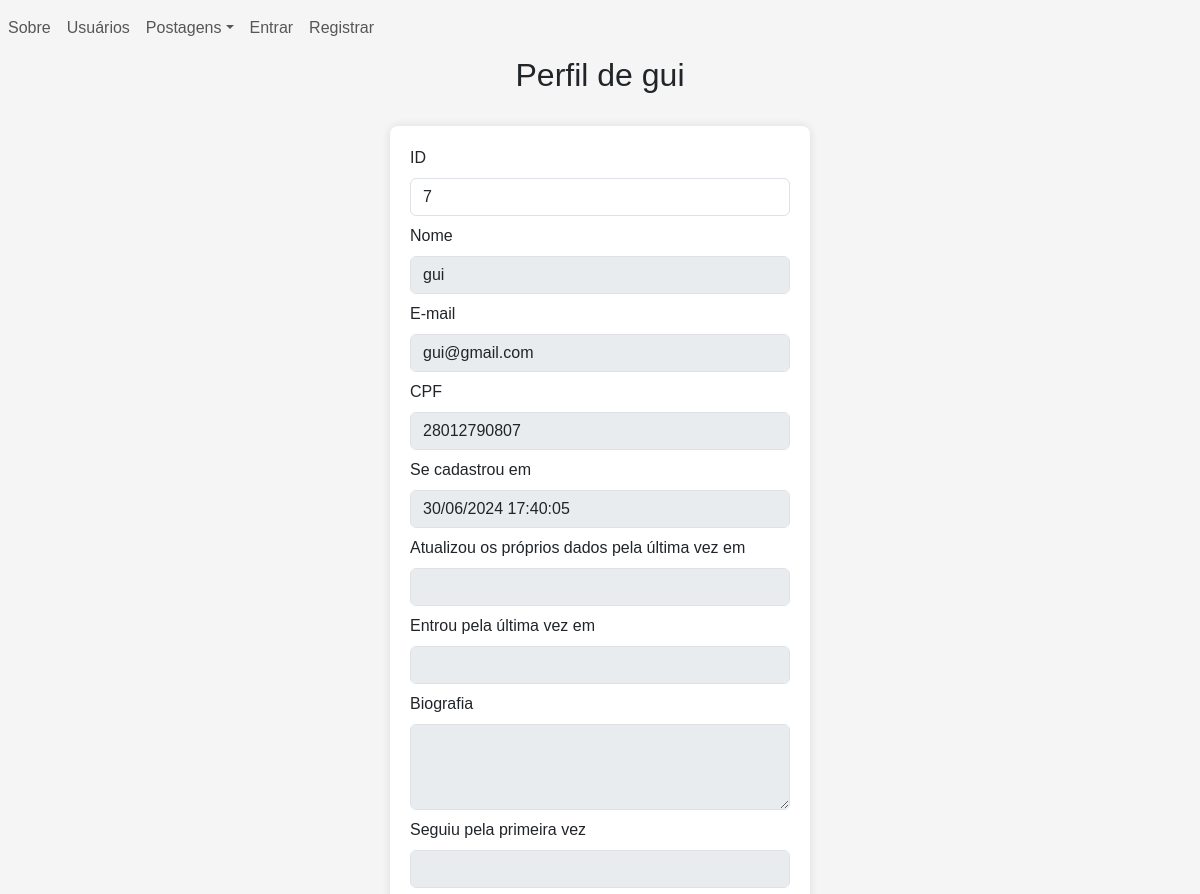
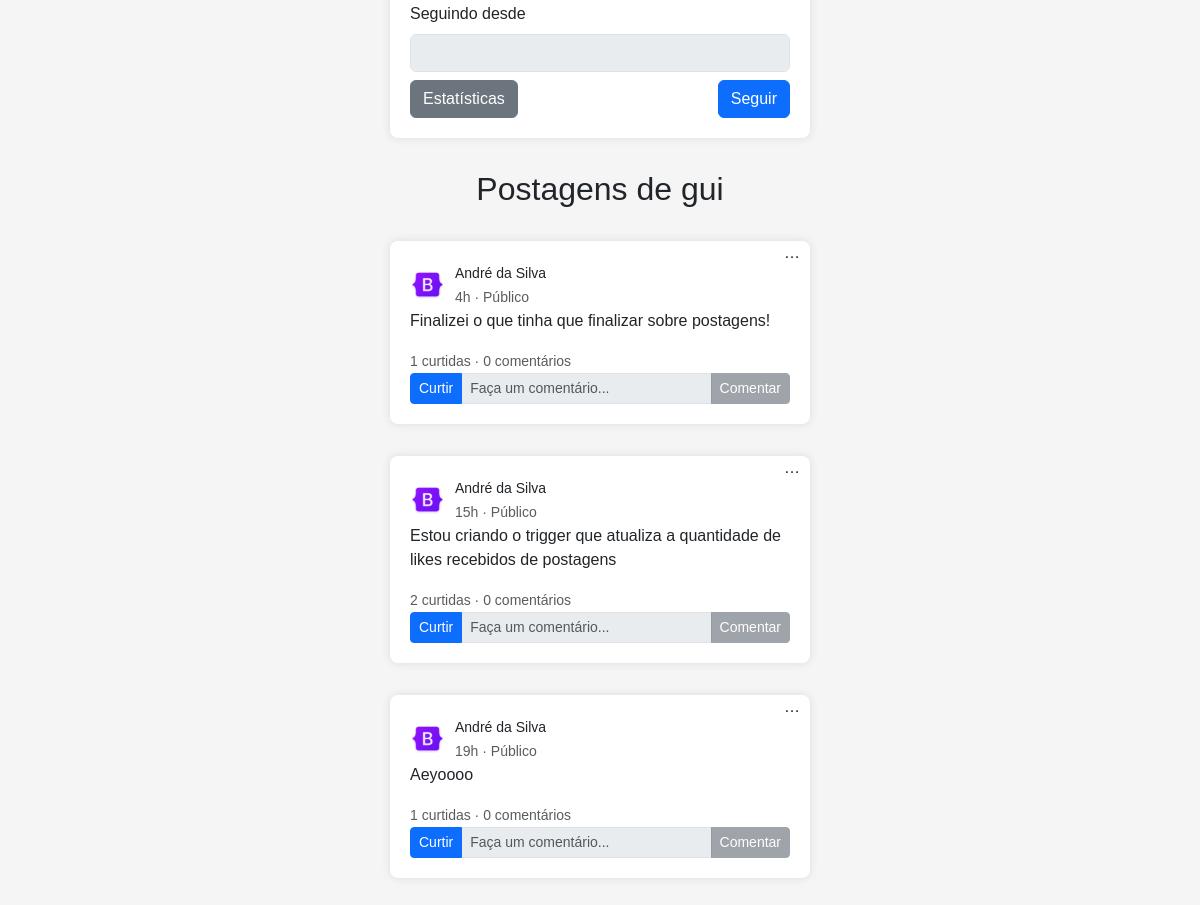
The app's page /users/profile.php?id=7 with its own data (2 pictures, top to bottom).
### tables this page shows
CREATE TABLE users (
    id INTEGER PRIMARY KEY AUTOINCREMENT,
    username VARCHAR(255) NOT NULL,
    email VARCHAR(255) NOT NULL UNIQUE,
    cpf VARCHAR(11) NOT NULL UNIQUE,
    created_at DATETIME DEFAULT CURRENT_TIMESTAMP,
    updated_at DATETIME
, pass VARCHAR(255) NOT NULL, bio VARCHAR(100), logged_at TIMESTAMP, adm boolean DEFAULT false);

CREATE TABLE posts (
    id INTEGER PRIMARY KEY AUTOINCREMENT,
    id_user INTEGER NOT NULL,
    text VARCHAR(100) NOT NULL,
    image_src VARCHAR(100),
    created_at TIMESTAMP DEFAULT CURRENT_TIMESTAMP,
    updated_at TIMESTAMP,
    total_comments INTEGER DEFAULT 0,
    total_likes INTEGER DEFAULT 0,
    FOREIGN KEY (id_user) REFERENCES users(id)
);

### src/back/config.php (called while the page is built, shortened)
<?php
    function get_posts(array $array = [], $single = false){
        $db = db_conn();
        $se_SQL = "SELECT * FROM post";
        if (!empty($array)) {
            $se_SQL .= " WHERE ";
            $conditions = [];
            foreach ($array as $col => $values) {
                $value_parts = explode(',',$values);
                foreach ($value_parts as $value) {
                    $marks[] = "$col LIKE ?";
                }
                $conditions[] = implode(" OR ",$marks);
            }
            $se_SQL .= implode(" AND ",$conditions);
        }
        $se_query = $db->prepare($se_SQL);
        if (!empty($array)) {
            $i = 1;
            foreach ($array as $col => $value) {
                foreach ($value_parts as $value) {
                    $se_query->bindValue($i,"%".trim(ucfirst($value))."%",SQLITE3_TEXT);
                    $i++;
                }
            }
        }
        $se_result = $se_query->execute();
        $posts = [];
        while ($row = $se_result->fetchArray(SQLITE3_ASSOC)) {
            $row['options'] = [
                ['text' => 'Visualizar','path' => POSTS_LINK.'crud/view_post.php']
            ];
            if (logged()) {
                if ($row['id_user'] == $_SESSION['user']['id']) {
                    $row['options'][] = ['text' => 'Editar','path' => POSTS_LINK.'crud/edit_post.php'];
                    $row['options'][] = ['text' => 'Deletar','path' => POSTS_LINK.'crud/delete_post.php'];
                }
                if ($db->querySingle("SELECT created_at FROM post_likes WHERE id_user = ".$_SESSION['user']['id']." AND id_post = ".$row['id']) == null) {
                    $row['liked'] = false;
                }else{
                    $row['liked'] = true;
                }
            }else{
                $row['liked'] = false;
            }
            $row['posted_at'] = time_ago($row['created_at']);
            $posts[] = $row;
        }
        return $single ? $posts[0] : $posts;
    }
    function time_ago($datetime) {
        $now = new DateTime('now', new DateTimeZone('America/Sao_Paulo'));
        $post_time = new DateTime($datetime, new DateTimeZone('UTC'));
        $post_time->setTimezone(new DateTimeZone('America/Sao_Paulo'));
        $interval = $now->diff($post_time);
        $hours = $interval->h;
        $days = $interval->d;
        $weeks = floor($interval->days / 7);
        $months = $interval->m + ($interval->y * 12);
        $years = $interval->y;
        if ($hours > 0) {
            return $hours."h";
        }
        return "Agora";
    }
    function format_date($date_string){
        return $date_string != null ? date('d/m/Y H:i:s',strtotime($date_string)) : "";
    }
    function logged(){
        return isset($_SESSION['user']);
    }
    function db_conn(){
        $db = new SQLite3(SRC_URL.'back/database.sqlite',SQLITE3_OPEN_READWRITE);
        return $db;
    }
    function get_users(array $array = [], $single = false){
        $db = db_conn();
        $se_SQL = "SELECT * FROM users";
        if (!empty($array)) {
            $se_SQL .= " WHERE ";
            $conditions = [];
            foreach ($array as $col => $values) {
                if (!empty($values)) {
                    $value_parts = explode(',',$values);
                    foreach ($value_parts as $value) {
                        $marks[] = str_contains($col,"id") ? "$col = ?" : "$col LIKE ?";
                    }
                    $conditions[] = implode(" OR ",$marks);
                }
            }
            $se_SQL .= implode(" AND ",$conditions);
        }
        $se_query = $db->prepare($se_SQL);
        if (!empty($array)) {
            $i = 1;
            foreach ($array as $col => $value) {
                if (!empty($value)) {
                    foreach ($value_parts as $value) {
                        if (str_contains($col,"id")) {
                            $se_query->bindValue($i,trim($value),SQLITE3_INTEGER);
                        }else{
                            $se_query->bindValue($i,"%".trim(ucfirst($value))."%",SQLITE3_TEXT);
                        }
                        $i++;
                    }
                }
            }
        }
        $se_result = $se_query->execute();
        $users = [];
        while ($row = $se_result->fetchArray(SQLITE3_ASSOC)) {
            if (logged()) {
                $users_follow = $db->querySingle("SELECT * FROM users_follow WHERE id_user_follower = ".$_SESSION['user']['id']." AND id_user_followed = ".$row['id'], true);
                if (!empty($users_follow) && $users_follow['active'] == 1) {
                    $row['following'] = true;
                    $row['followed_first_at'] = format_date($users_follow['created_at']);
                    $row['following_since'] = $users_follow['updated_at'] == null ? format_date($users_follow['created_at']) : format_date($users_follow['updated_at']);
                }else{
                    $row['following'] = false;
                    $row['followed_first_at'] = "";
                    $row['following_since'] = "";
                }
            }else{
                $row['following'] = false;
                $row['followed_first_at'] = "";
                $row['following_since'] = "";
            }
            $users[] = $row;
        }
        return $single ? $users[0] : $users;
    }
?>

### users/profile.php (the view, shortened to what this page needs)
<?php
    require "../src/back/config.php";
    if (isset($_GET['id']) && is_numeric($_GET['id']) && $_GET['id'] > 0) {
        $id = $_GET['id'];
        $self = logged() && $_SESSION['user']['id'] == $id ? true : false;
    }else{
        checkAuth(true);
        $id = $_SESSION['user']['id'];
        $self = true;
    }
    $profile = get_users(['id' => $id],true);
    if ($self) {
        $button_tag = "a";
        $button_text = "Editar";
        $button_class = "btn btn-secondary";
        $link = USERS_LINK."crud/my_data.php";
        $button_attributes = "href = '$link'";
    }else{
        $button_tag = "button";
        $button_attributes = "type = 'submit'";
        if ($profile['following']) {
            $button_text = "Seguindo";
            $button_class = "btn btn-success";
        }else{
            $button_text = "Seguir";
            $button_class = "btn btn-primary";
        }
    }
    $cols = ['id_user' => $profile['id']];
    $posts = get_posts($cols);
?>
<!DOCTYPE html>
<html lang="en">
    <head>
        <?php require SRC_URL."front/head.php" ?>
    </head>
    <body>
        <?php require SRC_URL."front/navbar.php" ?>
        <div class = "text-center">
            <h2>
                <?php
                    if ($self) {
                        echo "Meu Perfil";
                    }else{
                        echo "Perfil de ".explode(" ",$profile['username'])[0];
                    }
                ?>
            </h2>
        </div>
        <form class = "container form-container" action="follow_user.php?redirect_url=<?php echo $_SERVER['REQUEST_URI'] ?>" method="POST" autocomplete = 'off'  >
            <?php
                echo set_form_input('ID','id',$profile['id'],['readonly' => true]);
                echo set_form_input('Nome','username',$profile['username'],['disabled' => true]);
                echo set_form_input('E-mail','email',$profile['email'],['disabled' => true]);
                echo set_form_input('CPF','cpf',$profile['cpf'],['disabled' => true]);
                echo set_form_input('Se cadastrou em','created_at',format_date($profile['created_at']),['disabled' => true]);
                echo set_form_input('Atualizou os próprios dados pela última vez em','updated_at',format_date($profile['updated_at']),['disabled' => true]);
                echo set_form_input('Entrou pela última vez em','logged_at',format_date($profile['logged_at']),['disabled' => true]);
                echo set_form_textarea('Biografia','bio',$profile['bio'],['disabled' => true]);
                echo set_form_input('Seguiu pela primeira vez','followed_first_at',$profile['followed_first_at'],['disabled' => true]);
                echo set_form_input('Seguindo desde','following_since',$profile['following_since'],['disabled' => true]);
            ?>
            <div class = "row" >
                <div class = "col-lg-6 col-md-6 col-sm-12" style = "text-align: left">
                    <a class = "btn btn-secondary" href = "users_statistics.php?id=<?php echo $profile['id'] ?>" >Estatísticas</a>
                </div>
                <div class = "col-lg-6 col-md-6 col-sm-12" style = "text-align: right">
                    <?php echo set_button($button_tag,$button_text,$button_class,$button_attributes) ?>
                </div>
            </div>
        </form>
        <section>
            <div class = 'text-center' style = "display: <?php echo empty($posts) ? 'none' : 'block' ?>">
                <h2>
                    <?php
                        if ($self) {
                            echo "Minhas postagens";
                        }else{
                            echo "Postagens de ".explode(" ",$profile['username'])[0];
                        }
                    ?>
                </h2>
            </div>
            <?php
                if (!empty($posts)) {
                    foreach ($posts as $post) {
                        echo set_post_form($post);
                    }
                }
            ?>
        </section>
    </body>
</html>

### src/front/navbar.php (shortened to what this page needs)
<navbar class = "navbar navbar-expand-lg">
    <ul class="navbar-nav mr-auto">
        <?php
          set_nav_link(MAIN_LINK."index.php","Sobre");
          set_nav_dropdown("Postagens", POSTS_LINK."posts.php",[
            ["path" => POSTS_LINK."crud/post.php", "text" => "Novo"],
            ["path" => POSTS_LINK."posts_table.php", "text" => "Tabela"]
          ]);
          if(logged()){
            set_nav_dropdown("Perfil",USERS_LINK.'profile.php',[
              ["path" => USERS_LINK."crud/my_data.php", "text" => "Dados"],
              ["path" => USERS_LINK."users_statistics.php", "text" => "Estatísticas"],
              ["path" => USERS_LINK."visits.php", "text" => "Visitas"]
            ]);
            set_nav_link(BASE_LINK."tests.php","Testes");
            set_nav_link(USERS_LINK."auth/log_out.php","Sair");
          }else{
            set_nav_link(USERS_LINK."auth/login.php","Entrar");
            set_nav_link(USERS_LINK."crud/signin.php","Registrar");
          }
        ?>
    </ul>
</navbar>
<?php
  function set_nav_link($path,$text){
    echo "<li class='nav-item'><a href = '$path' class = 'nav-link'>$text</a></li>";
  }
  function set_nav_dropdown($text, $href, $items) {
    echo "<li class='nav-item dropdown'>";
    echo "<a class='nav-link dropdown-toggle' href='$href' id='navbarDropdown' role='button' data-toggle='dropdown' aria-haspopup='true' aria-expanded='false'>$text</a>";
    echo "</li>";
  }
  function set_post_options_dropdown($postId, $options) {
    if (!empty($options)) {
      $element = "<div class='dropdown post-options'>";
      $element .= "<span class=' dropdown-toggle' id='postOptionsDropdown$postId' data-toggle='dropdown' aria-haspopup='true' aria-expanded='false'>&#x2026;</span>";
      $element .= "<div class='dropdown-menu' aria-labelledby='postOptionsDropdown$postId'>";
      foreach ($options as $option) {
        $element .= "<a class='dropdown-item' href='{$option['path']}?id=$postId'>{$option['text']}</a>";
      }
      $element .= "</div>";
      $element .= "</div>";
    }else{
      $element = "";
    }
    return $element;
  }
  function set_button($tag,$text,$class,$attributes) {
    return "<$tag $attributes class = '$class' >$text</$tag>";
  }
  function set_form_input($label,$column,$value,$options = []){
    $input = "<div class = 'form-group'>";
    $input .= "<label for = '$column-input' class = 'form-label'>$label</label>";
    $input .= "<input type = 'text' id = '$column-input' name = '$column' class = 'form-control' value = '$value' ";
    $input .= isset($options['readonly']) ? " readonly " : "";
    $input .= isset($options['disabled']) ? " disabled " : "";
    $input .= isset($options['required']) ? " required " : "";
    $input .= ">";
    $input .= "</div>";
    return $input;
  }
  function set_form_textarea($label,$column,$value,$options = []){
    $textarea = "<div class = 'form-group'>";
    $textarea .= "<label for = '$column-input' class = 'form-label'>$label</label>";
    $textarea .= "<textarea id = '$column-input' name = '$column' class = 'form-control' cols = '10' rows = '3'";
    $textarea .= isset($options['disabled']) ? " disabled " : "";
    $textarea .= ">";
    $textarea .= $value;
    $textarea .= "</textarea>";
    $textarea .= "</div>";
    return $textarea;
  }
  function set_post_form ($post = []){
    $form = "<form class = 'container form-container' action = 'comment.php' method = 'POST' autocomplete = 'off' id = 'post-".$post['id']."' >";
    $id_input = "<input type = 'hidden' name = 'id' value = '".$post['id']."' >";
    $user_info = "<div class = 'user-info'>";
    $user_info .= "<img src = '".MEDIA_LINK."bootstrap.png' alt = ''>";
    $user_info .= "<div>";
    $user_info .= "<small class = 'text-bold'>".$post['username']."</small>";
    $user_info .= "<br>";
    $user_info .= "<small class = 'text-muted'>".$post['posted_at']." &middot; Público";
    $user_info .= is_null($post['updated_at']) ? "" : " &middot; Editado ".time_ago($post['updated_at']);
    $user_info .= "</small>";
    $user_info .= "</div>";
    $user_info .= "</div>";
    $options = set_post_options_dropdown($post['id'],$post['options']);
    $text = "<div class = 'text-justify'>";
    $text .= "<p>".$post['text']."</p>";
    $text .= "</div>";
    $statistics = "<div>";
    $statistics .= "<small class = 'text-muted' >".$post['total_likes']." curtidas &middot; ".$post['total_comments']." comentários</small>";
    $statistics .= "</div>";
    if ($post['liked']) {
      $like_button_class = "btn btn-success";
      $like_button_text = "Curtiu";
    }else{
      $like_button_class = "btn btn-primary";
      $like_button_text = "Curtir";
    }
    $buttons = "<div class = 'input-group input-group-sm'>";
    $buttons .= "<a class = '$like_button_class' href = '".POSTS_LINK."like_post.php?id_post=".$post['id']."&redirect_url=".$_SERVER['REQUEST_URI']."'>$like_button_text</a>";
    $buttons .= "<input type = 'text' class = 'form-control' placeholder = 'Faça um comentário...' disabled >";
    $buttons .= "<button type = 'submit' class = 'btn btn-secondary' disabled>Comentar</button>";
    $buttons .= "</div>";
    $form .= $id_input;
    $form .= $options;
    $form .= $user_info;
    $form .= $text;
    $form .= $statistics;
    $form .= $buttons;
    $form .= "</form>";
    return $form;
  }
?>

### main/index.css (style rules this page uses)
form { margin: auto; padding: 0.5rem; }
form .form-group { margin-bottom: 0.5rem; }
.form-container { position: relative; width: 35%; overflow: visible; }
body { font-family: Arial, sans-serif; background-color: #f5f5f5; margin: 0; }
.table-container, .container { margin: 2rem auto; padding: 20px; background-color: #fff; box-shadow: 0 0 10px rgba(0, 0, 0, 0.1); border-radius: 8px; }
.container { max-width: 80%; }
a { color: #007BFF; text-decoration: none; }
a.btn, .nav-link { text-decoration: none; }
.nav-link,.nav-link:hover { text-decoration: none; }
.post-options .dropdown-toggle::after { display: none; }
.post-options { position: absolute; top: 0; right: 10px; }
.user-info { display: flex; align-items: center; }
.user-info img { display: inline-block; margin-right: 10px; width: 35px; }

### records on screen
users: username "gui", id "7", email "gui@gmail.com", cpf "28012790807"
posts: id_user.username "André da Silva", posted_at "4h", text "Finalizei o que tinha que finalizar sobre postagens!", total_likes "1", total_comments "0"
posts: id_user.username "André da Silva", posted_at "15h", text "Estou criando o trigger que atualiza a quantidade de likes recebidos de postagens", total_likes "2", total_comments "0"
posts: id_user.username "André da Silva", posted_at "19h", text "Aeyoooo", total_likes "1", total_comments "0"

### other values on screen
$text "Sobre Usuários Entrar Registrar"
$text "Postagens"
$label "ID Nome E-mail CPF Se cadastrou em Atualizou os próprios dados pela última vez em Entrou pela última vez em Seguiu pela primeira vez Seguindo desde"
$label "Biografia"
set_button($button_tag,$button_text,$button_class,$button_attributes) "Seguir"
